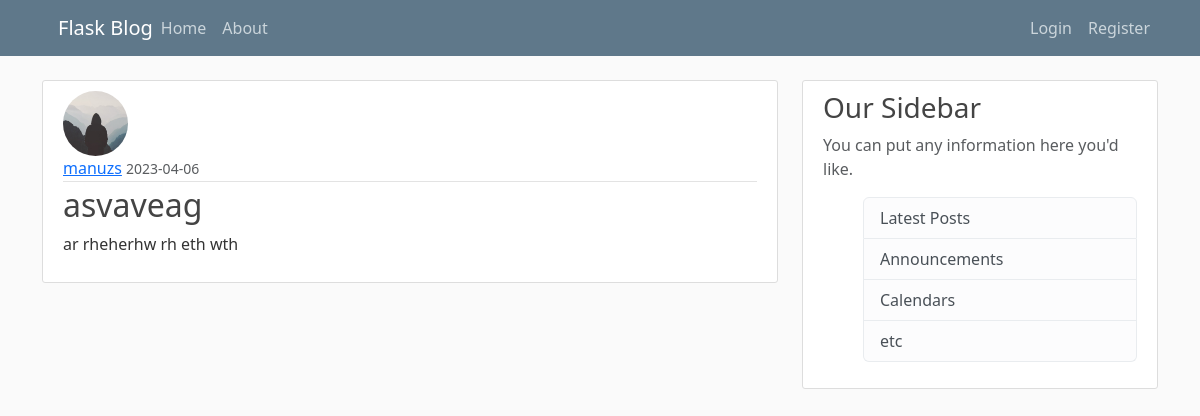
Screenshot of /post/2 with the database file from the repository.
### flaskblog/models.py (models this page shows, shortened)
class User(db.Model, UserMixin):
    id = db.Column(db.Integer, primary_key = True)
    username = db.Column(db.String(20), unique =True, nullable = False)
    email = db.Column(db.String(120), unique =True, nullable = False)
    image_file = db.Column(db.String(20), default = 'default.jpg')
    password = db.Column(db.String(60), nullable = False)
    posts = db.relationship('Post', backref = 'author', lazy = True)

class Post(db.Model):
    id = db.Column(db.Integer, primary_key = True)
    title = db.Column(db.String(100), nullable = False)
    date_posted = db.Column(db.DateTime, nullable = False, default = datetime.utcnow)
    content = db.Column(db.Text, nullable = False)
    user_id = db.Column(db.Integer, db.ForeignKey('user.id'), nullable = False)

### flaskblog/routes.py (the view)
@app.route("/post/<int:post_id>")
def post(post_id):
    post = Post.query.get_or_404(post_id)
    return render_template('post.html', title = post.title, post = post)

### flaskblog/templates/post.html (shortened to what this page needs)
{% extends "layout.html" %}
{% block content %}
    <article class="media content-section">
        <img class="rounded-circle article-img" src="{{ url_for('static', filename = 'profile_pics/' + post.author.image_file) }}">
        <div class="media-body">
            <div class="article-metadata">
            <a class="mr-2" href="#">{{ post.author.username }}</a>
            <small class="text-muted">{{ post.date_posted.strftime('%Y-%m-%d')}}</small>
        </div>
        <h2 class ="article-title">{{ post.title }}</h2>
        <p class="article-content">{{ post.content }}</p>
        </div>
    </article>
{% endblock content %}

### flaskblog/static/main.css (style rules this page uses)
body { background: #fafafa; color: #333333; margin-top: 5rem; }
h1, h2, h3, h4, h5, h6 { color: #444444; }
.content-section { background: #ffffff; padding: 10px 20px; border: 1px solid #dddddd; border-radius: 3px; margin-bottom: 20px; }
.article-title { color: #444444; }
.article-content { white-space: pre-line; }
.article-img { height: 65px; width: 65px; margin-right: 16px; }
.article-metadata { padding-bottom: 1px; margin-bottom: 4px; border-bottom: 1px solid #e3e3e3 }

### rows the page displays
User: image_file (placeholder picture), author.username "manuzs"
Post: date_posted "2023-04-06", title "asvaveag", content "ar rheherhw rh eth wth"
